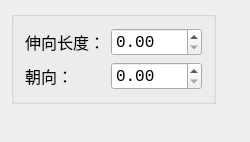
<?xml version="1.0" encoding="UTF-8"?>
<ui version="4.0">
 <class>RbAdjustGyroTool</class>
 <widget class="QMainWindow" name="RbAdjustGyroTool">
  <property name="geometry">
   <rect>
    <x>0</x>
    <y>0</y>
    <width>250</width>
    <height>142</height>
   </rect>
  </property>
  <property name="windowTitle">
   <string>SimLaparo</string>
  </property>
  <widget class="QWidget" name="centralWidget">
   <layout class="QGridLayout" name="gridLayout_2">
    <item row="2" column="0">
     <spacer name="verticalSpacer">
      <property name="orientation">
       <enum>Qt::Vertical</enum>
      </property>
      <property name="sizeHint" stdset="0">
       <size>
        <width>20</width>
        <height>19</height>
       </size>
      </property>
     </spacer>
    </item>
    <item row="0" column="1">
     <spacer name="horizontalSpacer">
      <property name="orientation">
       <enum>Qt::Horizontal</enum>
      </property>
      <property name="sizeHint" stdset="0">
       <size>
        <width>22</width>
        <height>20</height>
       </size>
      </property>
     </spacer>
    </item>
    <item row="0" column="0">
     <widget class="QGroupBox" name="groupBox">
      <property name="title">
       <string/>
      </property>
      <layout class="QGridLayout" name="gridLayout">
       <item row="0" column="0">
        <layout class="QVBoxLayout" name="verticalLayout">
         <item>
          <layout class="QHBoxLayout" name="horizontalLayout_2">
           <item>
            <widget class="QLabel" name="lbdraglength">
             <property name="font">
              <font>
               <family>Consolas</family>
               <pointsize>12</pointsize>
              </font>
             </property>
             <property name="text">
              <string>伸向长度：</string>
             </property>
            </widget>
           </item>
           <item>
            <widget class="QDoubleSpinBox" name="dsbdraglength">
             <property name="font">
              <font>
               <family>Consolas</family>
               <pointsize>12</pointsize>
              </font>
             </property>
             <property name="maximum">
              <double>400.000000000000000</double>
             </property>
            </widget>
           </item>
          </layout>
         </item>
         <item>
          <layout class="QHBoxLayout" name="horizontalLayout">
           <item>
            <widget class="QLabel" name="lblook">
             <property name="font">
              <font>
               <family>Consolas</family>
               <pointsize>12</pointsize>
              </font>
             </property>
             <property name="text">
              <string>朝向：</string>
             </property>
            </widget>
           </item>
           <item>
            <widget class="QDoubleSpinBox" name="dsblookat">
             <property name="font">
              <font>
               <family>Consolas</family>
               <pointsize>12</pointsize>
              </font>
             </property>
             <property name="maximum">
              <double>360.000000000000000</double>
             </property>
             <property name="singleStep">
              <double>0.100000000000000</double>
             </property>
            </widget>
           </item>
          </layout>
         </item>
        </layout>
       </item>
      </layout>
     </widget>
    </item>
   </layout>
  </widget>
 </widget>
 <layoutdefault spacing="6" margin="11"/>
 <resources/>
 <connections/>
</ui>
